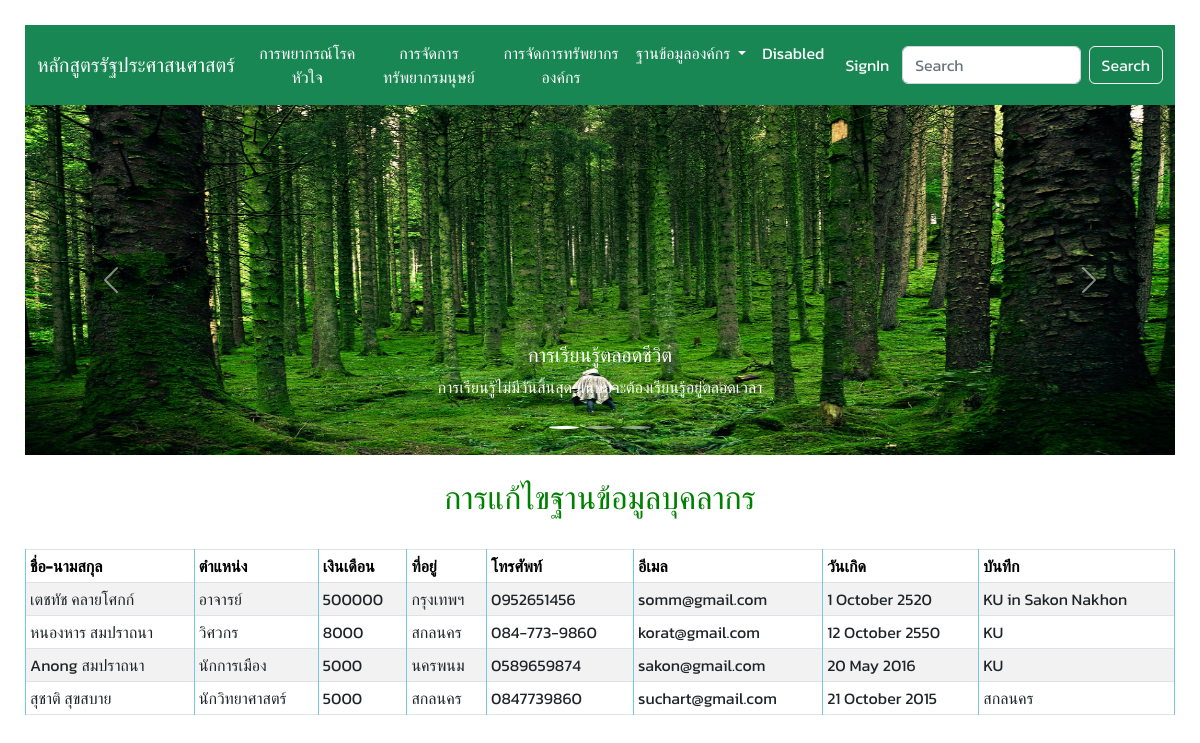
The page /employee/edit/ on the database its author committed.
### myapp/models.py (models this page shows)
class Employee(models.Model):
    firstname = models.CharField(max_length=50)
    lastname = models.CharField(max_length=50)
    gender = models.CharField(
        max_length=50,
        choices=[('Male', 'Male'), ('Female', 'Female')],
        default='Male'
        )
    position = models.CharField(max_length=50)
    salary = models.PositiveIntegerField()
    address = models.TextField()
    email = models.EmailField(unique=True, null=True, blank=True)
    phone = models.CharField(max_length=30, unique=True)
    birthday = models.DateField()
    religion = models.CharField(
        max_length=20,
        choices=[('พุทธ','พุทธ'), ('คริสต์', 'คริสต์'), ('อิสลาม', 'อิสลาม'), ('อื่นๆ', 'อื่นๆ')],
        default='พุทธ'
        )
    addition_note = models.TextField(null=True, blank=True)

### myapp/views.py (the view)
# urls.py: path('employee/edit/', views.employee_edit, name='emp_edit'),
def employee_edit(request):
    data = Employee.objects.all()
    return render(request, 'database/employee-edit.html', {'data': data})

### myapp/templates/database/employee-edit.html (shortened to what this page needs)
{% extends 'heart/main.html' %} {% block content %}
<br />
<div>
  <h2>การแก้ไขฐานข้อมูลบุคลากร</h2>
</div>
<br />
<table class="table table-striped table-bordered table-sm">
        <thead class="thead-dark">
          <tr>
            <th>ชื่อ-นามสกุล</th>
            <th>ตำแหน่ง</th>
            <th>เงินเดือน</th>
            <th>ที่อยู่</th>
            <th>โทรศัพท์</th>
            <th>อีเมล</th>
            <th>วันเกิด</th>
            <th>บันทึก</th>
          </tr>
        </thead>
        {% for r in data %}
        <tr>
          <td>{{ r.firstname }} {{ r.lastname }}</td>
          <td>{{ r.position }}</td>
          <td>{{ r.salary }}</td>
          <td>{{ r.address }}</td>
          <td>{{ r.phone }}</td>
          <td>{{ r.email }}</td>
          <td>{{ r.birthday|date:'j F Y' }}</td>
          <td>{{ r.addition_note }}</td>
        </tr>
        {% endfor %}
      </table>
  {% endblock %}

### static/css/style.css (style rules this page uses)
body { font-family: "Kanit", sans-serif; font-size: 16px; font-weight: normal; height: 100%; margin: 25px 0; padding-left: 25px; padding-right: 25px; }
div { font-family: "Kanit", sans-serif; text-align: center; color: green; }
table, th, td { border: 1px solid rgb(118, 200, 221); }
th { background-color: #04aa6d; color: black; }

### rows shown on the page
Employee: firstname "เตชทัช", lastname "คลายโศกก์", position "อาจารย์", salary "500000", address "กรุงเทพฯ", phone "0952651456", email "somm@gmail.com", birthday "1 October 2520", addition_note "KU in Sakon Nakhon"
Employee: firstname "หนองหาร", lastname "สมปราถนา", position "วิศวกร", salary "8000", address "สกลนคร", phone "084-773-9860", email "korat@gmail.com", birthday "12 October 2550", addition_note "KU"
Employee: firstname "Anong", lastname "สมปราถนา", position "นักการเมือง", salary "5000", address "นครพนม", phone "0589659874", email "sakon@gmail.com", birthday "20 May 2016", addition_note "KU"
Employee: firstname "สุชาติ", lastname "สุขสบาย", position "นักวิทยาศาสตร์", salary "5000", address "สกลนคร", phone "0847739860", email "suchart@gmail.com", birthday "21 October 2015", addition_note "สกลนคร"
